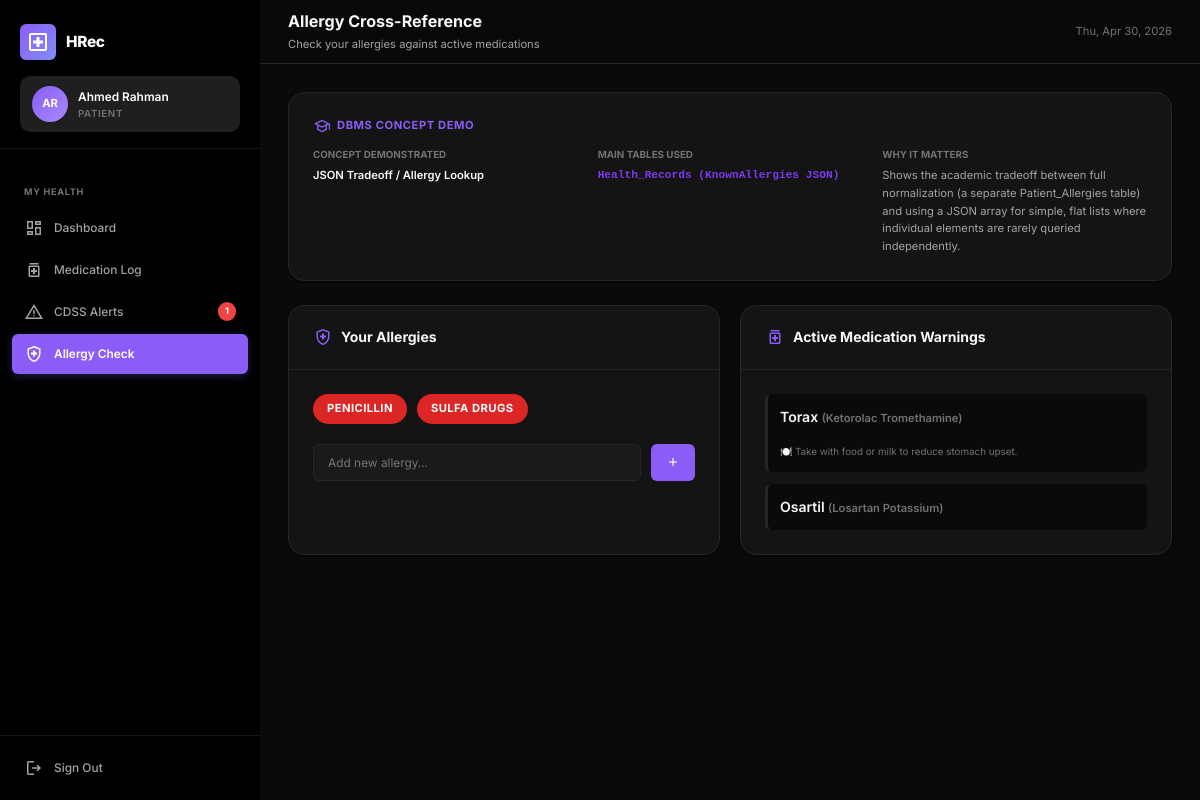
The page /pages/allergy_check.php (signed in) on the database its author committed.
### tables this page shows
CREATE TABLE Health_Records (
    RecordID          INT AUTO_INCREMENT PRIMARY KEY,
    UserID            INT NOT NULL UNIQUE,
    DOB               DATE,
    Sex               ENUM('Male', 'Female', 'Other'),
    BloodType         ENUM('A+', 'A-', 'B+', 'B-', 'O+', 'O-', 'AB+', 'AB-'),
    WeightKG          DECIMAL(5,2),
    HeightCM          DECIMAL(5,2),
    BMI               DECIMAL(4,1) GENERATED ALWAYS AS
                      (ROUND(WeightKG / ((HeightCM / 100) * (HeightCM / 100)), 1)) STORED,
    KnownAllergies    JSON,
    ChronicConditions JSON,
    LastUpdated       DATETIME DEFAULT CURRENT_TIMESTAMP ON UPDATE CURRENT_TIMESTAMP,
    FOREIGN KEY (UserID) REFERENCES Users(UserID) ON DELETE CASCADE
);

CREATE TABLE Brands (
    BrandID      INT AUTO_INCREMENT PRIMARY KEY,
    GenericID    INT NOT NULL,
    BrandName    VARCHAR(100) NOT NULL,
    Manufacturer VARCHAR(100),
    UnitPrice    DECIMAL(10,2),
    Stock        INT DEFAULT 50 CHECK (Stock >= 0),
    Ratings      JSON,
    FOREIGN KEY (GenericID) REFERENCES Generics(GenericID) ON DELETE CASCADE
);

CREATE TABLE Generics (
    GenericID       INT AUTO_INCREMENT PRIMARY KEY,
    GenericName     VARCHAR(100) NOT NULL UNIQUE,
    DrugClass       VARCHAR(100) DEFAULT NULL,
    TypicalDuration VARCHAR(100) DEFAULT 'As prescribed',
    BlackBoxWarn    TINYINT(1)   NOT NULL DEFAULT 0,
    StopIfCondition TEXT,
    DietWarning     TEXT
);

### pages/allergy_check.php (the view, shortened to what this page needs)
<?php
require_once __DIR__ . '/../db.php';
$uid = currentUserId();
$hr = $pdo->prepare('SELECT KnownAllergies FROM Health_Records WHERE UserID = ?');
$hr->execute([$uid]);
$record = $hr->fetch();
$allergies = json_decode($record['KnownAllergies'] ?? '[]', true) ?: [];
$meds = $pdo->prepare("SELECT b.BrandName, g.GenericName, g.StopIfCondition, g.DietWarning, g.BlackBoxWarn
    FROM USER_MED_LOG uml
    JOIN Brands b ON uml.BrandID = b.BrandID
    JOIN Generics g ON b.GenericID = g.GenericID
    WHERE uml.UserID = ? AND uml.Status = 'Active'");
$meds->execute([$uid]);
$activeMeds = $meds->fetchAll();
include __DIR__ . '/../includes/header.php';
?>
<div class="page-content">
  <?php include __DIR__ . '/../includes/dbms_panel.php'; ?>
  <div class="grid-2 gap-md">
    <div class="card stagger-1">
      <div class="card-header"><h2 class="card-title"><span class="material-symbols-outlined">health_and_safety</span> Your Allergies</h2></div>
      <div class="card-body">
        <?php if (empty($allergies)): ?>
          <div class="empty-state"><p>No allergies recorded.</p></div>
        <?php else: ?>
          <div style="display:flex;flex-wrap:wrap;gap:10px;">
            <?php foreach ($allergies as $a): ?>
              <span class="badge badge-critical" style="font-size:.8rem;padding:6px 14px;"><?= htmlspecialchars($a) ?></span>
            <?php endforeach; ?>
          </div>
        <?php endif; ?>
        <form method="POST" style="margin-top:20px;display:flex;gap:10px;">
          <input class="form-control" type="text" name="allergy_name" placeholder="Add new allergy…" required style="flex:1">
          <button class="btn btn-primary btn-sm" type="submit"><span class="material-symbols-outlined" style="font-size:16px">add</span></button>
        </form>
      </div>
    </div>
    <div class="card stagger-2">
      <div class="card-header"><h2 class="card-title"><span class="material-symbols-outlined">medication</span> Active Medication Warnings</h2></div>
      <div class="card-body" style="display:flex;flex-direction:column;gap:12px;">
        <?php foreach ($activeMeds as $med): ?>
          <div style="padding:12px;background:var(--bg);border-radius:var(--radius-sm);border-left:3px solid <?= $med['BlackBoxWarn'] ? 'var(--danger)' : 'var(--border)' ?>">
            <div class="fw-600"><?= htmlspecialchars($med['BrandName']) ?> <span class="text-muted text-sm">(<?= htmlspecialchars($med['GenericName']) ?>)</span></div>
            <?php if ($med['DietWarning']): ?><div class="text-xs text-muted mt-16">🍽️ <?= htmlspecialchars($med['DietWarning']) ?></div><?php endif; ?>
          </div>
        <?php endforeach; ?>
      </div>
    </div>
  </div>
</div>
<?php include __DIR__ . '/../includes/footer.php'; ?>

### css/style.css (style rules this page uses)
:root { color-scheme: dark; --bg: #0a0a0a; --bg-card: #141414; --surface: #141414; --bg-sidebar: #000000; --bg-sidebar-hover: #1f1f1f; --bg-sidebar-active: #292929; --bg-input: #1a1a1a; --text-primary: #f8f8f8; --text-secondary: #a3a3a3; --text-muted: #737373; --text-sidebar: #a3a3a3; --text-sidebar-active: #ffffff; --border: #262626; --border-focus: #8b5cf6; --accent: #8b5cf6; --accent-hover: #7c3aed; --accent-light: rgba(139, 92, 246, 0.15); --success: #10b981; --success-bg: rgba(16, 185, 129, 0.1); --warning: #f59e0b; --warning-bg: rgba(245, 158, 11, 0.1); --danger: #ef4444; --danger-bg: rgba(239, 68, 68, 0.1); --info: #3b82f6; --info-bg: rgba(59, 130, 246, 0.1); --critical-bg: #dc2626; --critical-text: #ffffff; --high-bg: #ea580c; --moderate-bg: #ca8a04; --low-bg: #2563eb; --radius-sm: 6px; --radius-md: 10px; --radius-lg: 16px; --radius-xl: 20px; --shadow-sm: 0 1px 2px rgba(0,0,0,.5); --shadow-md: 0 4px 12px rgba(0,0,0,.5); --shadow-lg: 0 10px 30px rgba(0,0,0,.6); --shadow-glow: 0 0 20px rgba(139, 92, 246, 0.25); --transition: 200ms cubic-bezier(.4,0,.2,1); --sidebar-w: 260px; --topbar-h: 64px; }
*, *::before, *::after { box-sizing: border-box; margin: 0; padding: 0; }
html { font-size: 14px; scroll-behavior: smooth; }
body { font-family: 'Inter', system-ui, -apple-system, sans-serif; background: var(--bg); color: var(--text-primary); line-height: 1.6; min-height: 100vh; -webkit-font-smoothing: antialiased; }
.page-content { padding: 28px; flex: 1; }
.card { background: var(--bg-card); border: 1px solid var(--border); border-radius: var(--radius-lg); box-shadow: var(--shadow-sm); transition: box-shadow var(--transition), transform var(--transition); }
.card-header { padding: 20px 24px; border-bottom: 1px solid var(--border); display: flex; align-items: center; justify-content: space-between; }
.card-title { font-size: 1rem; font-weight: 700; display: flex; align-items: center; gap: 8px; color: var(--text-primary); }
.card-title .material-symbols-outlined { font-size: 20px; color: var(--accent); }
.card-body { padding: 24px; }
.badge { display: inline-flex; align-items: center; gap: 4px; padding: 3px 10px; border-radius: 20px; font-size: .7rem; font-weight: 700; text-transform: uppercase; letter-spacing: .04em; }
.badge-critical { background: var(--critical-bg); color: var(--critical-text); }
.btn { display: inline-flex; align-items: center; justify-content: center; gap: 6px; padding: 10px 20px; border: none; border-radius: var(--radius-sm); font-family: inherit; font-size: .85rem; font-weight: 600; cursor: pointer; transition: all var(--transition); text-decoration: none; white-space: nowrap; }
.btn-primary { background: var(--accent); color: #fff; }
.btn-sm { padding: 6px 14px; font-size: .75rem; }
.btn .material-symbols-outlined { font-size: 18px; }
.form-control { padding: 10px 14px; background: var(--bg-input); border: 1px solid var(--border); border-radius: var(--radius-sm); font-family: inherit; font-size: .85rem; color: var(--text-primary); transition: all var(--transition); outline: none; width: 100%; }
.grid-2 { display: grid; grid-template-columns: 1fr 1fr; gap: 20px; }
.gap-md { gap: 20px; }
.mt-16 { margin-top: 16px; }
.fw-600 { font-weight: 600; }
.text-sm { font-size: .8rem; }
.text-xs { font-size: .7rem; }
.text-muted { color: var(--text-muted); }

### rows shown on the page
health_records: KnownAllergies "PENICILLIN", KnownAllergies "SULFA DRUGS"
brands: BrandName "Torax", GenericID.GenericName "Ketorolac Tromethamine", GenericID.DietWarning "Take with food or milk to reduce stomach upset."
brands: BrandName "Osartil", GenericID.GenericName "Losartan Potassium"

### other values the page prints
$initials "AR"
$userName "Ahmed Rahman"
$role "PATIENT"
$flagCount "1"
$pageTitle "Allergy Cross-Reference"
$pageSubtitle "Check your allergies against active medications"
$dbmsConcept "JSON Tradeoff / Allergy Lookup"
$dbmsTables "Health_Records (KnownAllergies JSON)"
$dbmsWhy "Shows the academic tradeoff between full normalization (a separate Patient_Allergies table) and using a JSON array for simple, flat lists where individual elements are rarely queried independently."
